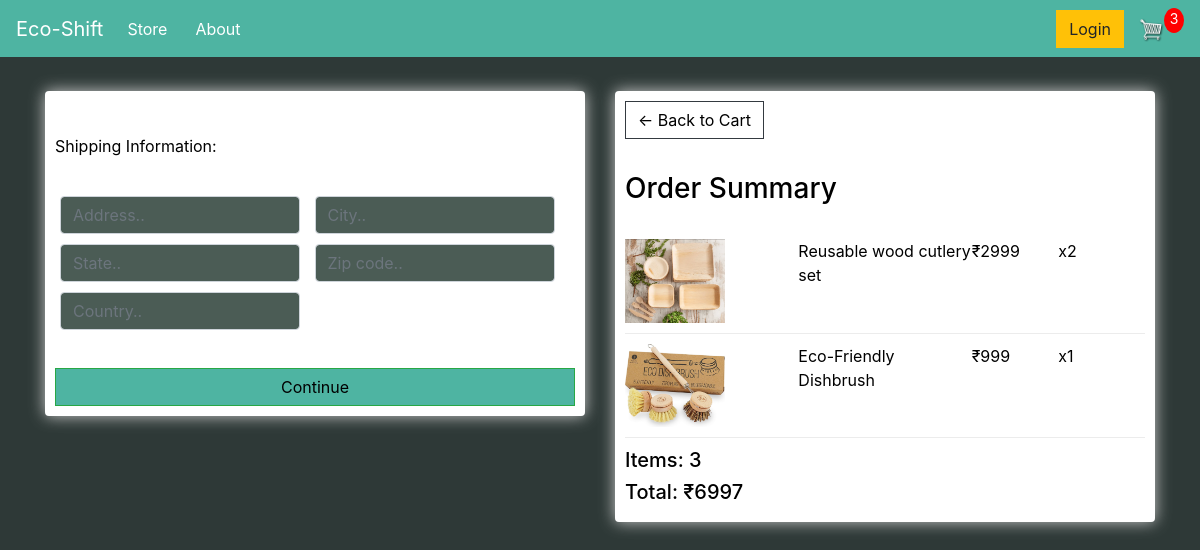
Screenshot of /checkout/ (signed in) with the database file from the repository.
### store/models.py (models this page shows, shortened)
class OrderItem(models.Model):
	product = models.ForeignKey(Product, on_delete=models.SET_NULL, null=True)
	order = models.ForeignKey(Order, on_delete=models.SET_NULL, null=True)
	quantity = models.IntegerField(default=0, null=True, blank=True)
	date_added = models.DateTimeField(auto_now_add=True)
	@property
	def get_total(self):
		total = self.product.price * self.quantity
		return total

class Product(models.Model):
	name = models.CharField(max_length=200)
	price = models.FloatField()
	digital = models.BooleanField(default=False,null=True, blank=True)
	image = models.ImageField(null=True, blank=True)
	@property
	def imageURL(self):
		try:
			url = self.image.url
		except:
			url = ''
		return url

class Order(models.Model):
	customer = models.ForeignKey(Customer, on_delete=models.SET_NULL, null=True, blank=True)
	date_ordered = models.DateTimeField(auto_now_add=True)
	complete = models.BooleanField(default=False)
	transaction_id = models.CharField(max_length=100, null=True)
	@property
	def shipping(self):
		shipping = False
		orderitems = self.orderitem_set.all()
		for i in orderitems:
			if i.product.digital == False:
				shipping = True
		return shipping
	@property
	def get_cart_total(self):
		orderitems = self.orderitem_set.all()
		total = sum([item.get_total for item in orderitems])
		return total
	@property
	def get_cart_items(self):
		orderitems = self.orderitem_set.all()
		total = sum([item.quantity for item in orderitems])
		return total

### store/views.py (the view)
# urls.py: path('checkout/', views.checkout, name="checkout"),
def checkout(request):
	data = cartData(request)
	cartItems = data['cartItems']
	order = data['order']
	items = data['items']
	context = {'items':items, 'order':order, 'cartItems':cartItems}
	return render(request, 'store/checkout.html', context)

### store/utils.py (called while the page is built)
def cartData(request):
	if request.user.is_authenticated:
		customer = request.user.customer
		order, created = Order.objects.get_or_create(customer=customer, complete=False)
		items = order.orderitem_set.all()
		cartItems = order.get_cart_items
	else:
		cookieData = cookieCart(request)
		cartItems = cookieData['cartItems']
		order = cookieData['order']
		items = cookieData['items']
	return {'cartItems':cartItems ,'order':order, 'items':items}

### store/templates/store/checkout.html (shortened to what this page needs)
{% extends 'store/main.html' %}
{% load static %}
{% block content %}
    <div class="row" style="background-color: #2e3937; color: black;">
        <div class="col-lg-6">
            <div class="box-element" id="form-wrapper">
                <form id="form">
                    <div id="shipping-info">
                        <hr style="border-color: white;">
                        <p style="color: black;">Shipping Information:</p>
                        <hr style="border-color: white;">
                        <div class="form-field">
                            <input class="form-control" type="text" name="address" placeholder="Address.." style="background-color: #4b5c55; color: black;">
                        </div>
                        <div class="form-field">
                            <input class="form-control" type="text" name="city" placeholder="City.." style="background-color: #4b5c55; color: black;">
                        </div>
                        <div class="form-field">
                            <input class="form-control" type="text" name="state" placeholder="State.." style="background-color: #4b5c55; color: black;">
                        </div>
                        <div class="form-field">
                            <input class="form-control" type="text" name="zipcode" placeholder="Zip code.." style="background-color: #4b5c55; color: black;">
                        </div>
                        <div class="form-field">
                            <input class="form-control" type="text" name="country" placeholder="Country.." style="background-color: #4b5c55; color: black;">
                        </div>
                    </div>
                    <hr style="border-color: white;">
                    <input id="form-button" class="btn btn-success btn-block" type="submit" value="Continue" style="background-color: #4eb4a2; color: black;">
                </form>
            </div>
            <br>
        </div>
        <div class="col-lg-6">
            <div class="box-element">
                <a class="btn btn-outline-dark" href="{% url 'cart' %}" style="color: black;">&#x2190; Back to Cart</a>
                <hr style="border-color: white;">
                <h3 style="color: black;">Order Summary</h3>
                <hr style="border-color: white;">
                {% for item in items %}
                <div class="cart-row" style="color: black;">
                    <div style="flex:2"><img class="row-image" src="{{item.product.imageURL}}"></div>
                    <div style="flex:2"><p>{{item.product.name}}</p></div>
                    <div style="flex:1"><p>₹{{item.product.price|floatformat:0}}</p></div>
                    <div style="flex:1"><p>x{{item.quantity}}</p></div>
                </div>
                {% endfor %}
                <h5 style="color: black;">Items:   {{order.get_cart_items}}</h5>
                <h5 style="color: black;">Total:   ₹{{order.get_cart_total|floatformat:0}}</h5>
            </div>
        </div>
    </div>
{% endblock content %}

### static/css/main.css (style rules this page uses)
body { background-color: hsl(0, 0%, 98%); }
h1,h2,h3,h4,h5,h6 { color:hsl(0, 0%, 30%); }
.box-element { box-shadow:hsl(0, 0%, 80%) 0 0 16px; background-color: #fff; border-radius: 4px; padding: 10px; }
.col-lg-4, .col-lg-6, .col-lg-8, .col-lg-12 { margin-top: 10px; }
.btn { border-radius: 0; }
.row-image { width: 100px; }
.form-field { width:250px; display: inline-block; padding: 5px; }
.cart-row { display: flex; align-items: flex-stretch; padding-bottom: 10px; margin-bottom: 10px; border-bottom: 1px solid #ececec; }

### rows the page displays
OrderItem: product.imageURL (picture), product.name "Reusable wood cutlery set", product.price "2999", quantity "2"
OrderItem: product.imageURL (picture), product.name "Eco-Friendly Dishbrush", product.price "999", quantity "1"
Order: get_cart_items "3", get_cart_total "6997"

### other values shown
{{ cartItems }} "3"
